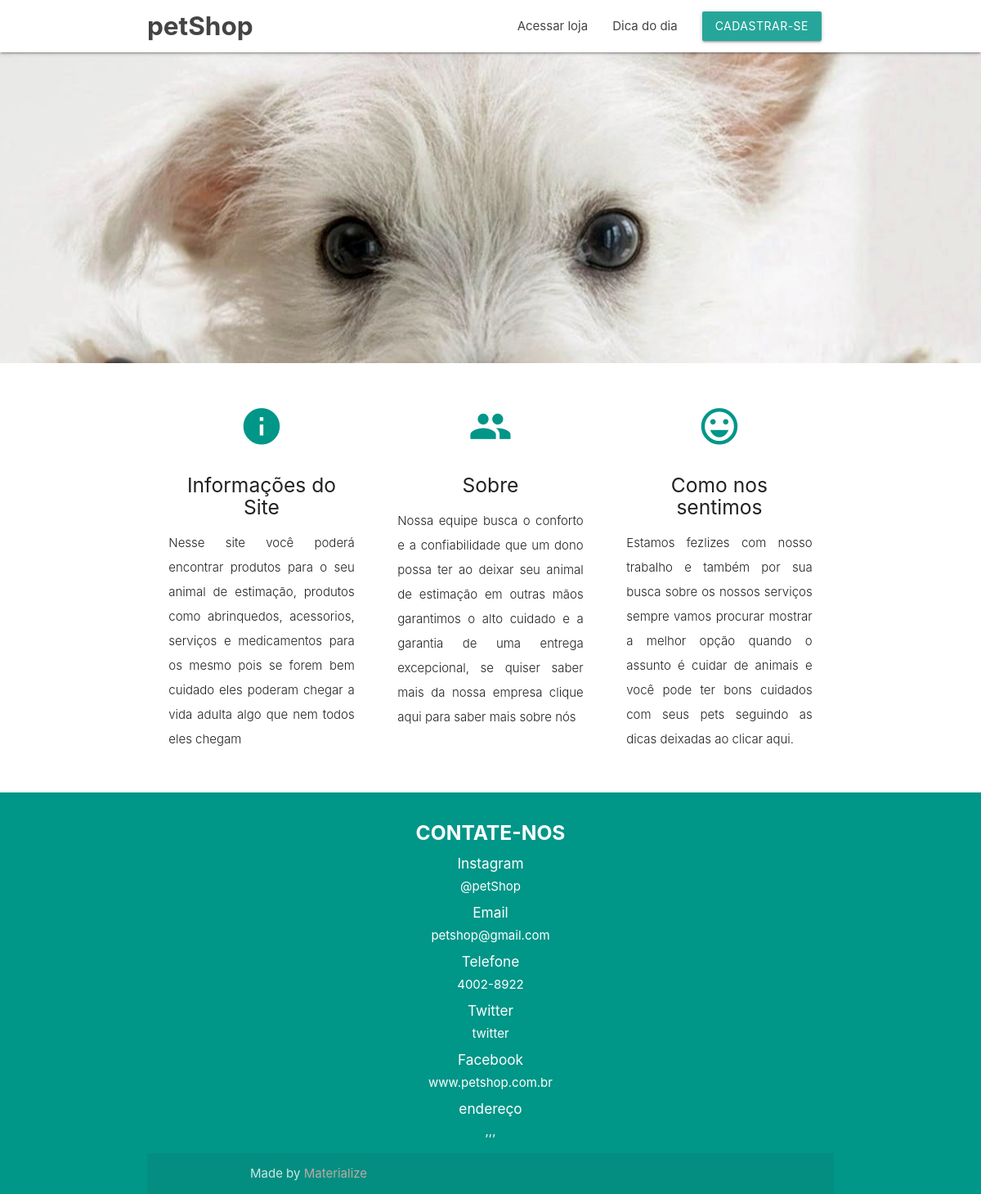
The page / on the database its author committed.
### tables this page shows
CREATE TABLE `config` (
  `nome` varchar(50) NOT NULL,
  `cod` int(11) NOT NULL,
  `frase` varchar(400) DEFAULT NULL,
  `informacoes_sobre_site` varchar(300) NOT NULL,
  `sobre_equipe` varchar(300) NOT NULL,
  `como_nos_sentimos` varchar(300) NOT NULL,
  `dica` varchar(1000) NOT NULL,
  `foto` varchar(100) DEFAULT NULL,
  `foto2` varchar(20) NOT NULL,
  `foto3` varchar(20) NOT NULL,
  `texto_rodape` varchar(100) DEFAULT NULL,
  `numero` varchar(12) NOT NULL,
  `email` varchar(100) NOT NULL,
  `facebook` varchar(50) DEFAULT NULL,
  `twitter` varchar(50) DEFAULT NULL,
  `instagram` varchar(50) DEFAULT NULL
);

### controler/indexDAO.php (called while the page is built, shortened)
<?php
	function listar_config_para_index(){
		try{
			$conectar = new Conexao();
			$pdo = $conectar->conecta();
			$sql = "SELECT * FROM config";
			$listar_config_para_index = $pdo->prepare($sql);
			$listar_config_para_index->execute();
			return $listar_config_para_index->fetchAll(PDO::FETCH_ASSOC);
		}catch(PDOException $e){
			return false;
		}
	}
?>

### indexFuncoes.php (called while the page is built, shortened)
<?php
	include_once('controler/indexDAO.php');
	$configuracoes = listar_config_para_index();
	foreach ($configuracoes as $configuracao) {
		$nome = $configuracao['nome'];
		$texto_rodape = $configuracao['texto_rodape'];
		$numero = $configuracao['numero'];
		$email = $configuracao['email'];
		$facebook = $configuracao['facebook'];
		$twitter = $configuracao['twitter'];
		$instagram = $configuracao['instagram'];
    $informacoes_sobre_site = $configuracao['informacoes_sobre_site'];
    $sobre_equipe = $configuracao['sobre_equipe'];
    $como_nos_sentimos = $configuracao['como_nos_sentimos'];
	}
?>

### index.php (the view, shortened to what this page needs)
<?php
  include_once('indexFuncoes.php');
    if (!empty($_SESSION['cod'])) {
        header('location:clienteLogado.php');
    }else{
?>
    <!DOCTYPE html>
    <html lang="en">
    <head>
        <link href="css/materialize.css" type="text/css" rel="stylesheet" media="screen,projection" />
        <link href="css/style.css" type="text/css" rel="stylesheet" media="screen,projection" />
        <link href="css/especificacoes.css" type="text/css" rel="stylesheet" />
    </head>
    <body>
        <nav class="white" role="navigation">
            <div class="nav-wrapper container">
                <a id="logo-container" href="#" class="brand-logo">
                    <b><?=$nome?></b>
                </a>
                <ul class="right hide-on-med-and-down">
                    <li><a href="#logue" class="modal-trigger" title="Loja">Acessar loja</a></li>
                    <li><a href="#modal_mais_informacoes" class="modal-trigger" title="Sobre">Dica do dia</a></li>
                    <a href="#cadastrar_modal" class="btn modal-trigger">Cadastrar-se</a>
                </ul>
            </div>
        </nav>
        <div id="index-banner" class="parallax-container">
            <div class="section no-pad-bot">
            </div>
            <div class="parallax"><img src="img/foto_parallax1.jpeg" alt="Unsplashed background img 1"></div>
        </div>
        <div class="container">
            <div class="section">
                <div class="row">
                    <div class="col s12 m4 justify">
                        <div class="icon-block">
                            <h2 class="center teal-text"><i class="material-icons">info</i></h2>
                            <h5 class="center">Informações do Site</h5>
                            <p class="light">
                                <?=$informacoes_sobre_site?>
                            </p>
                        </div>
                    </div>
                    <div class="col s12 m4 justify">
                        <div class="icon-block">
                            <h2 class="center teal-text"><i class="material-icons">group</i></h2>
                            <h5 class="center">Sobre</h5>
                            <p class="light"><?=$sobre_equipe?></p>
                        </div>
                    </div>
                    <div class="col s12 m4">
                        <div class="icon-block">
                            <h2 class="center teal-text"><i class="material-icons">sentiment_very_satisfied</i></h2>
                            <h5 class="center">Como nos sentimos</h5>
                            <p class="light justify">
                                <?=$como_nos_sentimos?>
                            </p>
                        </div>
                    </div>
                </div>
            </div>
        </div>
        <footer class="page-footer teal">
            <div class="container">
                <div>
                    <div class="col l6 s12">
                        <h5 class="white-text center" style="font-weight: bold;text-transform: uppercase;"><?=$texto_rodape?></h5>
                    </div>
                    <div class="col l3 s12 center">
                        <ul>
                            <li>
                                <h6>Instagram</h6>
                                <a class="white-text" href="#!">
                                    <?=$instagram?>
                                </a>
                            </li>
                            <li>
                                <h6>Email</h6>
                                <a class="white-text" href="#!">
                                    <?=$email?>
                                </a>
                            </li>
                            <li>
                                <h6>Telefone</h6>
                                <a class="white-text" href="#!">
                                    <?=$numero?>
                                </a>
                            </li>
                            <li>
                                <h6>Twitter</h6>
                                <a class="white-text" href="#!">
                                    <?=$twitter?>
                                </a>
                            </li>
                            <li>
                                <h6>Facebook</h6>
                                <a class="white-text" href="#!">
                                    <?=$facebook?>
                                </a>
                            </li>
                            <li>
                                <h6>endereço</h6>
                                <a href="" class="white-text">
                                    <?=$estado?>,<?=$cidade?>,<?=$bairro?>,<?=$rua?> <?=$numero_casa?>
                                </a>
                            </li>
                        </ul>
                    </div>
                    <div class="footer-copyright">
                        <div class="container">
                            Made by <a class="brown-text text-lighten-3" href="http://materializecss.com">Materialize</a>
                        </div>
                    </div>
        </footer>
    </body>
    </html>
    <?php
} ?>

### css/style.css (style rules this page uses)
nav ul a, nav .brand-logo { color: #444; }
p { line-height: 2rem; }
.parallax-container { min-height: 380px; line-height: 0; height: auto; color: rgba(255,255,255,.9); }
.parallax-container .section { width: 100%; }
.icon-block { padding: 0 15px; }
.icon-block .material-icons { font-size: inherit; }
footer.page-footer { margin: 0; }

### css/especificacoes.css (style rules this page uses)
.justify { text-align: justify; }

### rows shown on the page
config: nome "petShop", informacoes_sobre_site "Nesse site você poderá encontrar produtos para o seu animal de estimação, produtos como abrinquedos, acessorios, serviços e medicamentos para os mesmo pois se forem bem cuidado eles poderam chegar a vida adulta algo que nem todos eles chegam", sobre_equipe "Nossa equipe busca o conforto e a confiabilidade que um dono possa ter ao deixar seu animal de estimação em outras mãos garantimos o alto cuidado e a garantia de uma entrega excepcional, se quiser saber mais da nossa empresa clique aqui para saber mais sobre nós", como_nos_sentimos "Estamos fezlizes com nosso trabalho e também por sua busca sobre os nossos serviços sempre vamos procurar mostrar a melhor opção quando o assunto é cuidar de animais e você pode ter bons cuidados com seus pets seguindo as dicas deixadas ao clicar aqui.", texto_rodape "CONTATE-NOS", instagram "@petShop", email "petshop@gmail.com", numero "4002-8922", twitter "twitter", facebook "www.petshop.com.br"
